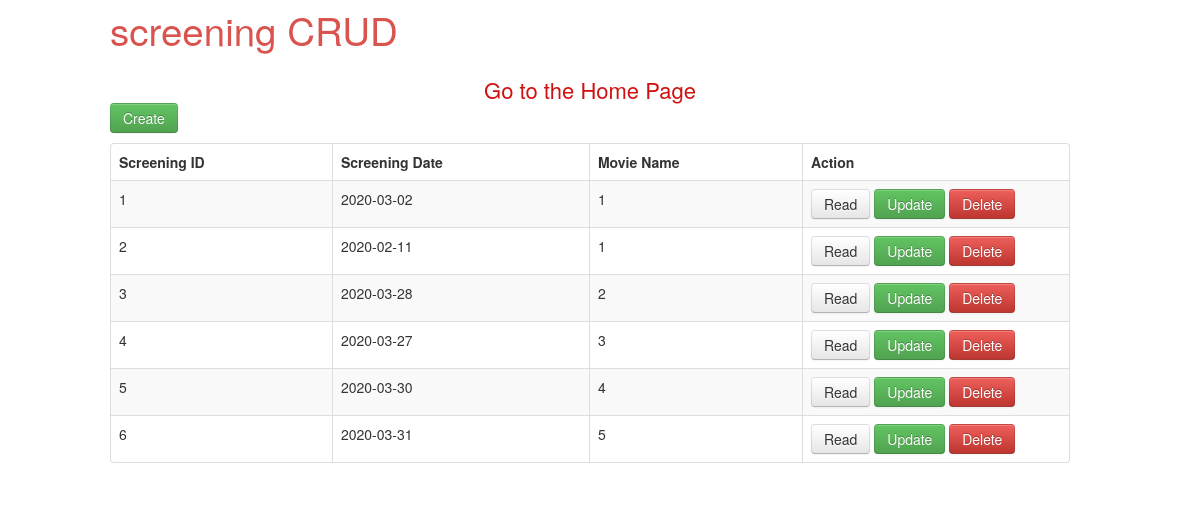
Page /screeningcrud/crud.php (signed in) on the committed database.
### tables this page shows
CREATE TABLE IF NOT EXISTS `screening` (
`s_id` int(5) NOT NULL,
  `s_date` date NOT NULL,
  `m_id` int(5) NOT NULL
);

### screeningcrud/crud.php (the view, shortened to what this page needs)
<?php
if (isset($_SESSION['employee'])){
?>
<body>
    <div class="container">
    		<div class="row">
    				<h1  style="color:#d9534f; font-weight:200">screening CRUD</h1><br>
				<center><a href="../index.php"  style="font-size:22px; font-weight:400; color:#D11111">Go to the Home Page</a></center>
    		</div>
			<div class="row">
				<p>
					<a href="perfcreate.php" class="btn btn-success">Create</a>
				</p>
				<table class="table table-striped table-bordered">
		              <thead>
		                <tr>
		                  <th>Screening ID</th>
		                  <th>Screening Date</th>
		                  <th>Movie Name</th>
		                  <th>Action</th>
		                </tr>
		              </thead>
		              <tbody>
		              <?php
					   $pdo = Database::connect();
					   $sql = 'SELECT * FROM screening ORDER BY s_id ASC';
	 				   foreach ($pdo->query($sql) as $row) {
						   		echo '<tr>';
						   		echo '<td>'. $row['s_id'] . '</td>';
							   	echo '<td>'. $row['s_date'] . '</td>';
							   	echo '<td>'. $row['m_id'] . '</td>';
							   	echo '<td width=250>';
							   	echo '<a class="btn" href="../screeningcrud/perfread.php?s_id='.$row['s_id'].'">Read</a>';
							   	echo '<a class="btn btn-success" href="../screeningcrud/perfupdate.php?s_id='.$row['s_id'].'">Update</a>';
							   	echo '<a class="btn btn-danger" href="../screeningcrud/perfdelete.php?s_id='.$row['s_id'].'">Delete</a>';
							   	echo '</td>';
							   	echo '</tr>';
					   }
					  ?>
				      </tbody>
	            </table>
    	</div>
    </div>
  </body>
</html>
<?php
}
?>

### rows in the picture
screening: s_id "1", s_date "2020-03-02", m "1"
screening: s_id "2", s_date "2020-02-11", m "1"
screening: s_id "3", s_date "2020-03-28", m "2"
screening: s_id "4", s_date "2020-03-27", m "3"
screening: s_id "5", s_date "2020-03-30", m "4"
screening: s_id "6", s_date "2020-03-31", m "5"
